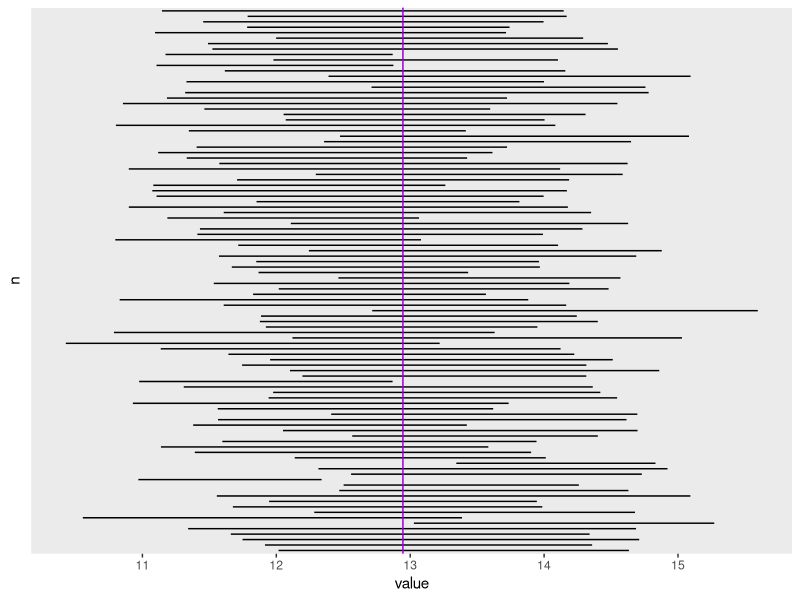
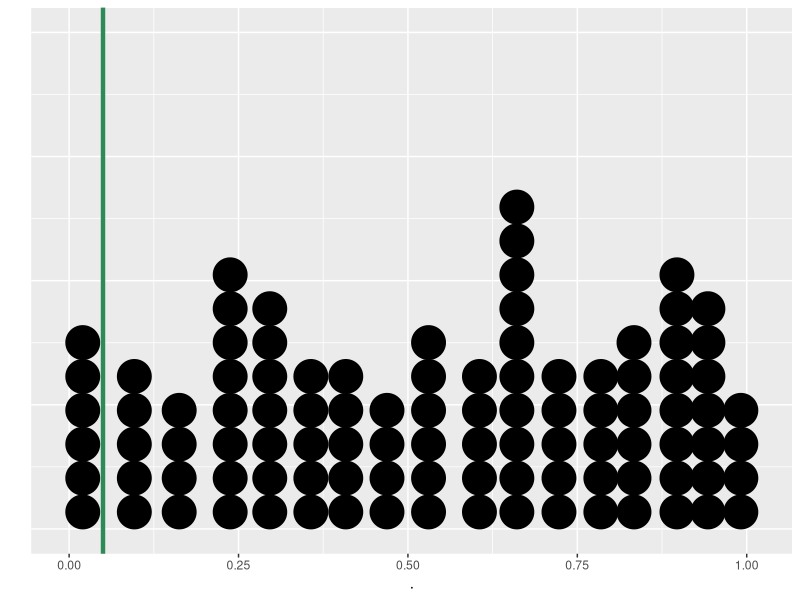

Write R code to recreate these figures, in order.
## ---- chunk 1
library(magrittr)
dap <- readr::read_csv("data/dap.csv") %>%
  as.vector() %>%
  unname() %>%
  unlist()
## ---- chunk 2
set.seed("21102015")
ic <- sample(dap, 10) %>% t.test()
set.seed("21102015")
## ---- chunk 3
sample(dap, 10) %>% t.test()
## ---- chunk 4
## Função que amostra n elementos e retorna os valores inferior e superior do IC calculado
## data = conjunto de dados de onde será retirada a amostra
## n_sample = tamanho da amostra
ic_amostr <- function(data, n_sample, ...) {
  ic_sample <- sample(data, n_sample) %>% t.test(...)
  return(ic_sample$conf.int)
}
## ---- chunk 5
set.seed("21102015")
## ---- chunk 6
## 100 simulações com a função replicate
ic_simul <- replicate(100, ic_amostr(dap, 10))

## mostrar apenas os primeiros valores do resultado
ic_simul %>%
  t() %>%
  head()
## ---- chunk 7

library(ggplot2)
tibble::tibble(
  low = ic_simul[1, ],
  hi = ic_simul[2, ]
) %>%
  dplyr::bind_cols(n = factor(1:dim(ic_simul)[2])) %>%
  tidyr::pivot_longer(cols = where(is.numeric), names_to = "ic") %>%
  ggplot(aes(x = value, y = n)) +
  geom_line(aes(group = n)) +
  geom_vline(xintercept = mean(dap), color = "darkviolet", size = 0.5) +
  theme(
    axis.text.y = element_blank(),
    axis.ticks.y = element_blank(),
    panel.grid.major = element_blank(),
    panel.grid.minor = element_blank()
  )
## ---- chunk 8
(ic_simul[1, ] > mean(dap) | ic_simul[2, ] < mean(dap)) %>% mean()
## ---- chunk 9
set.seed("21102015")
ic99 <- sample(dap, 10) %>% t.test(conf.level=0.99)
set.seed("21102015")
## ---- chunk 10
sample(dap, 10) %>% t.test(conf.level=0.99)
## ---- chunk 11
set.seed("21102015")
t1 <- sample(dap, 10) %>% t.test(mu = mean(dap))
set.seed("21102015")

## ---- chunk 12
sample(dap, 10) %>% t.test(mu = mean(dap))
## ---- chunk 13
## Função que amostra n elementos e retorna o p-valor do teste t
## data = conjunto de dados de onde será retirada a amostra
## n_sample = tamanho da amostra
t1_amostr <- function(data, n_sample, ...) {
  ic_sample <- sample(data, n_sample) %>% t.test(...)
  return(ic_sample$p.value)
}
## ---- chunk 14
set.seed("21102015")
## ---- chunk 15
## 100 simulações com a função replicate
t1_simul <- replicate(100, t1_amostr(dap, 10, mu = 12.94553))

## mostrar apenas os primeiros valores do resultado
head(t1_simul)
## ---- chunk 16
t1_simul %>%
  data.frame() %>%
  ggplot(aes(x = .)) +
  geom_dotplot(binwidth = .05) +
  geom_vline(xintercept = 0.05, color = "seagreen4", size = 1.5)+
  labs(y="")+
  theme(
    axis.text.y = element_blank(),
    axis.ticks.y = element_blank()
  )
## ---- chunk 17
mean(t1_simul < 0.05)
